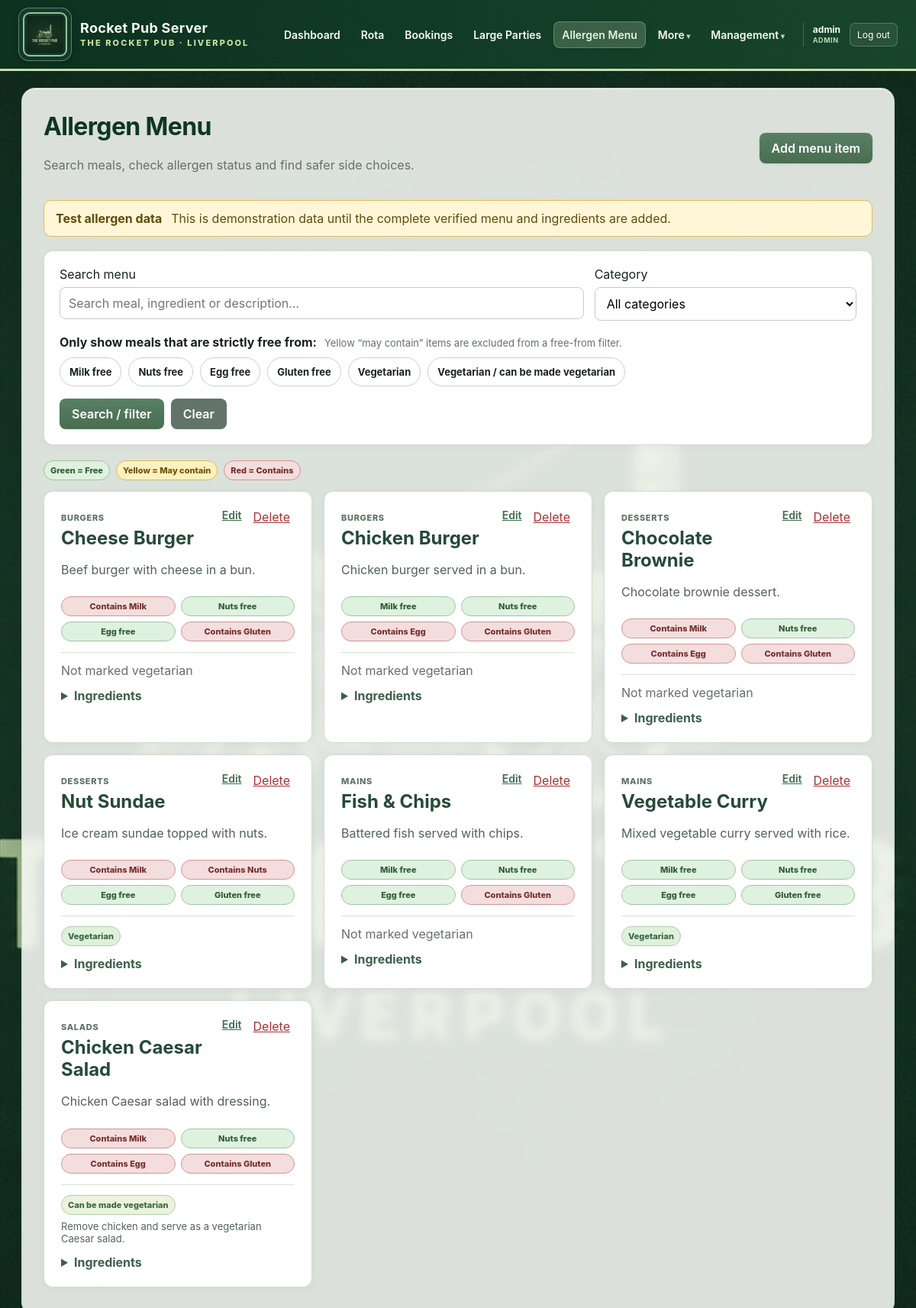
The app's page /allergens (signed in) with its own data.
### app/models.py (models this page shows, shortened)
class AppUser(db.Model):
    id = db.Column(db.Integer, primary_key=True)
    username = db.Column(
        db.String(80),
        nullable=False,
        unique=True,
        index=True,
    )
    password_hash = db.Column(db.String(255), nullable=False)
    role = db.Column(
        db.String(20),
        nullable=False,
        default="staff",
        index=True,
    )
    must_change_password = db.Column(
        db.Boolean,
        nullable=False,
        default=True,
    )
    email = db.Column(db.String(255), unique=True, index=True)
    pending_email = db.Column(db.String(255))
    email_verified = db.Column(db.Boolean, nullable=False, default=False)
    email_verification_code_hash = db.Column(db.String(255))
    email_verification_expires_at = db.Column(db.DateTime)
    password_reset_code_hash = db.Column(db.String(255))
    password_reset_expires_at = db.Column(db.DateTime)
    active = db.Column(db.Boolean, nullable=False, default=True)
    created_at = db.Column(db.DateTime, default=datetime.utcnow)
    last_login_at = db.Column(db.DateTime)
    @property
    def is_manager(self):
        return self.role in {"manager", "admin"}

class AllergenMenuItem(db.Model):
    id = db.Column(db.Integer, primary_key=True)
    name = db.Column(db.String(160), nullable=False, unique=True, index=True)
    category = db.Column(db.String(80), nullable=False, default="Main")
    description = db.Column(db.String(300))
    ingredients = db.Column(db.Text)
    milk_status = db.Column(db.String(20), nullable=False, default="free")
    nuts_status = db.Column(db.String(20), nullable=False, default="free")
    egg_status = db.Column(db.String(20), nullable=False, default="free")
    gluten_status = db.Column(db.String(20), nullable=False, default="free")
    contains_milk = db.Column(db.Boolean, nullable=False, default=False)
    contains_nuts = db.Column(db.Boolean, nullable=False, default=False)
    contains_egg = db.Column(db.Boolean, nullable=False, default=False)
    contains_gluten = db.Column(db.Boolean, nullable=False, default=False)
    vegetarian = db.Column(db.Boolean, nullable=False, default=False)
    can_make_vegetarian = db.Column(db.Boolean, nullable=False, default=False)
    vegetarian_changes = db.Column(db.String(300))
    active = db.Column(db.Boolean, nullable=False, default=True)
    created_at = db.Column(db.DateTime, default=datetime.utcnow)
    updated_at = db.Column(
        db.DateTime,
        default=datetime.utcnow,
        onupdate=datetime.utcnow,
    )
    allowed_side_links = db.relationship(
        "AllergenMealSide",
        foreign_keys="AllergenMealSide.meal_id",
        cascade="all, delete-orphan",
        lazy="select",
    )

### app/routes.py (the view, shortened to what this page needs)
@main.route("/allergens")
def allergen_menu():
    search = request.args.get("q", "").strip()
    category = request.args.get("category", "").strip()
    milk_free = request.args.get("milk_free") == "1"
    nut_free = request.args.get("nut_free") == "1"
    egg_free = request.args.get("egg_free") == "1"
    gluten_free = request.args.get("gluten_free") == "1"
    vegetarian = request.args.get("vegetarian") == "1"
    can_make_vegetarian = request.args.get("can_make_vegetarian") == "1"
    stmt = db.select(AllergenMenuItem).where(
        AllergenMenuItem.active.is_(True)
    )
    if category:
        stmt = stmt.where(AllergenMenuItem.category == category)
    if milk_free:
        stmt = stmt.where(AllergenMenuItem.milk_status == "free")
    if nut_free:
        stmt = stmt.where(AllergenMenuItem.nuts_status == "free")
    if egg_free:
        stmt = stmt.where(AllergenMenuItem.egg_status == "free")
    if gluten_free:
        stmt = stmt.where(AllergenMenuItem.gluten_status == "free")
    if vegetarian:
        stmt = stmt.where(AllergenMenuItem.vegetarian.is_(True))
    items = db.session.scalars(
        stmt.order_by(
            AllergenMenuItem.category,
            AllergenMenuItem.name,
        )
    ).all()
    categories = [
        "Main Meals",
        "Starters",
        "Sides",
        "Kids Meals",
        "Desserts",
    ]
    selected_allergens = []
    if milk_free:
        selected_allergens.append("milk_status")
    if nut_free:
        selected_allergens.append("nuts_status")
    if egg_free:
        selected_allergens.append("egg_status")
    if gluten_free:
        selected_allergens.append("gluten_status")
    side_options = {}
    safe_side_options = {}
    for item in items:
        if item.category != "Main Meals":
            continue
    return render_template(
        "allergen_menu.html",
        items=items,
        categories=categories,
        side_options=side_options,
        safe_side_options=safe_side_options,
        selected_allergens=selected_allergens,
        search=search,
        selected_category=category,
        filters={
            "milk_free": milk_free,
            "nut_free": nut_free,
            "egg_free": egg_free,
            "gluten_free": gluten_free,
            "vegetarian": vegetarian,
            "can_make_vegetarian": can_make_vegetarian,
        },
    )

### app/routes.py (called while the page is built)
def current_user():
    return getattr(g, "current_user", None)

@main.app_context_processor
def inject_current_user():
    return {
        "current_user": current_user(),
    }

### app/templates/allergen_menu.html (shortened to what this page needs)
{% extends "base.html" %}
{% macro allergen_badge(label, status) %}
    {% if status == "free" %}
        <span class="allergen-badge allergen-free">{{ label }} free</span>
    {% elif status == "contains" %}
        <span class="allergen-badge allergen-contains">Contains {{ label }}</span>
    {% else %}
        <span class="allergen-badge allergen-may">May contain {{ label }}</span>
    {% endif %}
{% endmacro %}
{% block content %}
<div class="page-heading">
    <div>
        <h1>Allergen Menu</h1>
        <p>Search meals, check allergen status and find safer side choices.</p>
    </div>
    {% if current_user.is_manager %}
        <a class="button" href="{{ url_for('main.allergen_new') }}">Add menu item</a>
    {% endif %}
</div>
<div class="allergen-warning">
    <strong>Test allergen data</strong>
    <span>
        This is demonstration data until the complete verified menu and
        ingredients are added.
    </span>
</div>
<form method="get" class="card allergen-search-panel">
    <div class="allergen-search-top">
        <label>
            Search menu
            <input type="search" name="q" value="{{ search }}"
                   placeholder="Search meal, ingredient or description…">
        </label>
        <label>
            Category
            <select name="category">
                <option value="">All categories</option>
            </select>
        </label>
    </div>
    <div class="allergen-filter-heading">
        <strong>Only show meals that are strictly free from:</strong>
        <span class="field-note">
            Yellow “may contain” items are excluded from a free-from filter.
        </span>
    </div>
    <div class="allergen-filter-grid">
        {% for field, text, checked in [
            ("milk_free", "Milk", filters.milk_free),
            ("nut_free", "Nuts", filters.nut_free),
            ("egg_free", "Egg", filters.egg_free),
            ("gluten_free", "Gluten", filters.gluten_free)
        ] %}
        <label class="filter-toggle">
            <span>{{ text }} free</span>
        </label>
        {% endfor %}
        <label class="filter-toggle vegetarian-toggle">
            <span>Vegetarian</span>
        </label>
        <label class="filter-toggle vegetarian-toggle">
            <span>Vegetarian / can be made vegetarian</span>
        </label>
    </div>
    <div class="allergen-search-actions">
        <button class="button" type="submit">Search / filter</button>
        <a class="button secondary" href="{{ url_for('main.allergen_menu') }}">
            Clear
        </a>
    </div>
</form>
<div class="allergen-key">
    <span class="allergen-badge allergen-free">Green = Free</span>
    <span class="allergen-badge allergen-may">Yellow = May contain</span>
    <span class="allergen-badge allergen-contains">Red = Contains</span>
</div>
<div class="allergen-menu-grid">
{% for item in items %}
    <article class="card allergen-item-card">
        <div class="allergen-item-top">
            <div>
                <span class="allergen-category">{{ item.category }}</span>
                <h2>{{ item.name }}</h2>
            </div>
            {% if current_user.is_manager %}
                <div class="allergen-admin-actions">
                    <a class="small-link"
                       href="{{ url_for('main.allergen_edit', item_id=item.id) }}">
                        Edit
                    </a>
                    <form method="post"
                          action="{{ url_for('main.allergen_delete', item_id=item.id) }}"
                          onsubmit="return confirm('Delete {{ item.name }}?');">
                        <button class="link-button danger" type="submit">Delete</button>
                    </form>
                </div>
            {% endif %}
        </div>
        {% if item.description %}
            <p class="allergen-description">{{ item.description }}</p>
        {% endif %}
        <div class="allergen-badges allergen-four-grid">
            {{ allergen_badge("Milk", item.milk_status) }}
            {{ allergen_badge("Nuts", item.nuts_status) }}
            {{ allergen_badge("Egg", item.egg_status) }}
            {{ allergen_badge("Gluten", item.gluten_status) }}
        </div>
        <div class="vegetarian-status">
            {% if item.vegetarian %}
                <span class="veg-pill">Vegetarian</span>
            {% elif item.can_make_vegetarian %}
                <span class="veg-pill adaptable">Can be made vegetarian</span>
                {% if item.vegetarian_changes %}
                    <p>{{ item.vegetarian_changes }}</p>
                {% endif %}
            {% else %}
                <span class="muted">Not marked vegetarian</span>
            {% endif %}
        </div>
        {% if item.ingredients %}
            <details class="ingredient-details">
                <summary>Ingredients</summary>
            </details>
        {% endif %}
    </article>
{% else %}
    <div class="card empty-allergen-result">
        <strong>No matching meals</strong>
        <p class="muted">Try removing a filter.</p>
    </div>
{% endfor %}
</div>
{% endblock %}

### app/templates/base.html (shortened to what this page needs)
<!doctype html>
<html lang="en">
<head>
    <link rel="stylesheet"
          href="{{ url_for('static', filename='css/style.css') }}">
</head>
<body>
<header class="topbar">
    <a class="brand"
       href="{{ url_for('main.dashboard') }}"
       aria-label="Rocket Pub Server dashboard">
        <span class="brand-logo-frame">
            <img src="{{ url_for('static', filename='images/rocket-pub-header-logo.png') }}"
                 alt="The Rocket Pub Liverpool logo">
        </span>
        <span class="brand-copy">
            <strong>Rocket Pub Server</strong>
            <small>The Rocket Pub · Liverpool</small>
        </span>
    </a>
    {% if current_user %}
    <nav class="main-nav">
        <a class="{% if request.endpoint == 'main.dashboard' %}active{% endif %}"
           href="{{ url_for('main.dashboard') }}">Dashboard</a>
        <a class="{% if request.endpoint and request.endpoint.startswith('main.rota') %}active{% endif %}"
           href="{{ url_for('main.rota_home') }}">Rota</a>
        <a class="{% if request.endpoint in ['main.bookings', 'main.new_booking', 'main.edit_booking'] %}active{% endif %}"
           href="{{ url_for('main.bookings') }}">Bookings</a>
        <a class="{% if request.endpoint in ['main.large_parties', 'main.new_large_party', 'main.edit_large_party'] %}active{% endif %}"
           href="{{ url_for('main.large_parties') }}">Large Parties</a>
        <a class="{% if request.endpoint in ['main.allergen_menu', 'main.allergen_new', 'main.allergen_edit'] %}active{% endif %}"
           href="{{ url_for('main.allergen_menu') }}">Allergen Menu</a>
        <details class="nav-menu" data-exclusive-nav>
            <summary>More</summary>
        </details>
        {% if current_user.is_manager %}
            <details class="nav-menu management-menu" data-exclusive-nav>
                <summary>Management</summary>
            </details>
        {% endif %}
        <div class="account-menu">
            <span>
                {{ current_user.username }}
                <small>{{ current_user.role|title }}</small>
            </span>
<form method="post" action="{{ url_for('main.logout') }}">
                <button type="submit" class="topbar-logout">Log out</button>
            </form>
        </div>
    </nav>
    {% endif %}
</header>
<main class="container">
    {% block content %}{% endblock %}
</main>
</body>
</html>

### records on screen
AppUser: username "admin", role "ADMIN"
AllergenMenuItem: category "BURGERS", name "Cheese Burger", description "Beef burger with cheese in a bun.", label "Milk Gluten", label "Nuts Egg", vegetarian "Not marked vegetarian"
AllergenMenuItem: category "BURGERS", name "Chicken Burger", description "Chicken burger served in a bun.", label "Milk Nuts", label "Egg Gluten", vegetarian "Not marked vegetarian"
AllergenMenuItem: category "DESSERTS", name "Chocolate Brownie", description "Chocolate brownie dessert.", label "Milk Egg Gluten", label "Nuts", vegetarian "Not marked vegetarian"
AllergenMenuItem: category "DESSERTS", name "Nut Sundae", description "Ice cream sundae topped with nuts.", label "Milk Nuts", label "Egg Gluten", vegetarian "Vegetarian"
AllergenMenuItem: category "MAINS", name "Fish & Chips", description "Battered fish served with chips.", label "Milk Nuts Egg", label "Gluten", vegetarian "Not marked vegetarian"
AllergenMenuItem: category "MAINS", name "Vegetable Curry", description "Mixed vegetable curry served with rice.", label "Milk Nuts Egg Gluten", vegetarian "Vegetarian"
AllergenMenuItem: category "SALADS", name "Chicken Caesar Salad", description "Chicken Caesar salad with dressing.", label "Milk Egg Gluten", label "Nuts", vegetarian_changes "Remove chicken and serve as a vegetarian Caesar salad."

### other values on screen
{{ text }} "Milk" "Nuts" "Egg" "Gluten"
